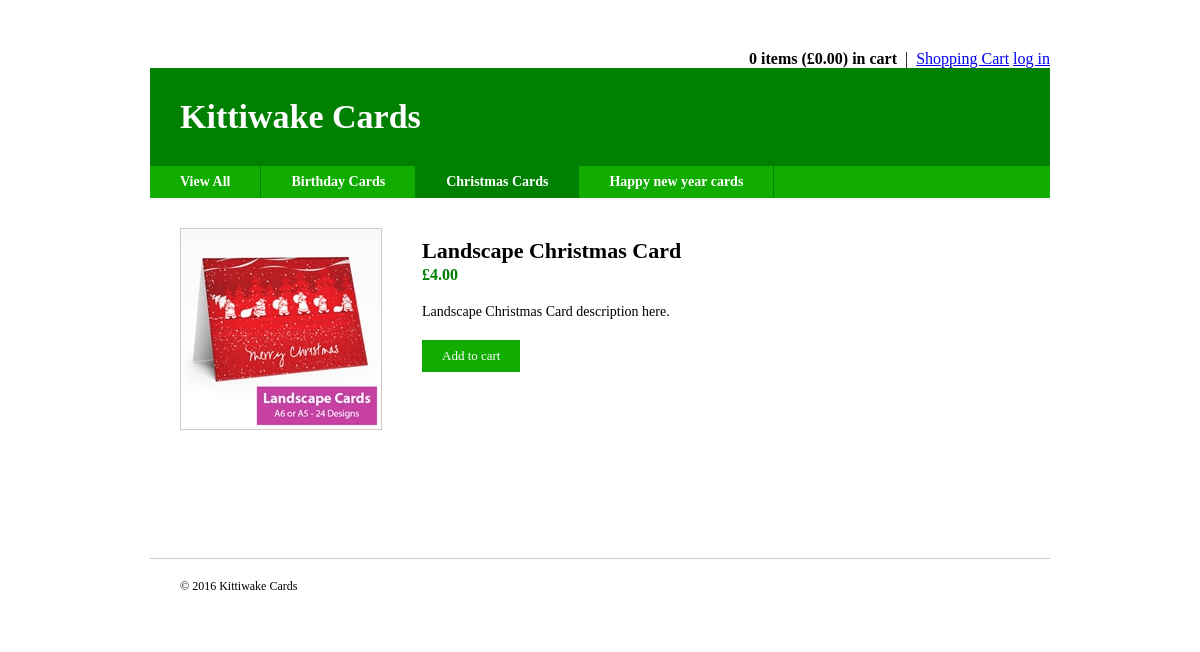
The app's page /product.php?id=3 with its own data.
### tables this page shows
CREATE TABLE IF NOT EXISTS `tbl_categories` (
  `id` int(11) NOT NULL AUTO_INCREMENT,
  `name` varchar(32) NOT NULL,
  PRIMARY KEY (`id`)
);

CREATE TABLE IF NOT EXISTS `tbl_products` (
  `id` int(11) NOT NULL AUTO_INCREMENT,
  `category_id` int(11) NOT NULL,
  `name` varchar(32) NOT NULL,
  `description` text NOT NULL,
  `price` decimal(10,2) NOT NULL,
  `image` text NOT NULL,
  PRIMARY KEY (`id`)
);

### app/models/m_products.php (called while the page is built, shortened)
<?php
class Products
{
	private $Database;
	private $db_table = 'tbl_products';
	function __construct()
	{
		global $Database;
		$this->Database = $Database;
	}
	public function get($id = NULL)
	{
		$data = array();
		if (is_array($id))
		{
			$items ='';
			foreach ($id as $item)
			{
				if ($items != '')
				{
					$items .=',';
				}
				$items .= $item;
			}
			if ($result = $this->Database->query("SELECT id, name, description, price, image FROM $this->db_table WHERE id IN ($items) ORDER BY name"))
			{
				if ($result->num_rows > 0)
				{
					while ($row = $result->fetch_array())
					{
						$data[]= array(
							'id' => $row['id'],
							'name' => $row['name'],
							'description' => $row['description'],
							'price' => $row['price'],
							'image' => $row['image']
							);
					}
				}
			}
		}
		else if ($id != NULL)
		{
			if ($stmt = $this->Database->prepare("SELECT
			$this->db_table.id,
			$this->db_table.name,
			$this->db_table.description,
			$this->db_table.price,
			$this->db_table.image,
			tbl_categories.name AS category_name
			FROM $this->db_table, tbl_categories
			WHERE $this->db_table.id = ? AND $this->db_table.category_id =
			tbl_categories.id"))
			{
				$stmt->bind_param("i", $id);
				$stmt->execute();
				$stmt->store_result();
				$stmt->bind_result($prod_id, $prod_name, $prod_description, $prod_price, $prod_image, $cat_name);
				$stmt->fetch();
				if ($stmt->num_rows > 0)
				{
					$data = array('id' => $prod_id, 'name' => $prod_name, 'description' => $prod_description, 'price' => $prod_price, 'image' => $prod_image, 'category_name' => $cat_name);
				}
			}
		}
		return $data;
	}
}

### app/init.php (called while the page is built, shortened)
<?php
$server = 'localhost';
$db_username = 'kennyadmin';
$db_password = 'soddit';
$db = 'db_shopping_cart';
$Database = new mysqli($server, $db_username, $db_password, $db);
include('app/models/m_template.php');
include('app/models/m_categories.php');
include('app/models/m_products.php');
$Products = new Products();
?>

### app/models/m_categories.php (the view, shortened to what this page needs)
<?php
class Categories
{
	private $Database;
	private $db_table = 'tbl_categories';
	function __construct()
	{
		global $Database;
		$this->Database = $Database;
	}
	public function get_categories($id = NULL)
	{
		$data = array();
		if ($id != NULL)
		{
			if ($stmt = $this->Database->prepare ("SELECT id, name FROM " . $this->db_table . " WHERE id = ? LIMIT 1"))
			{
				$stmt->bind_param("i", $id);
				$stmt->execute();
				$stmt->store_result();
				$stmt->bind_result($cat_id, $cat_name);
				$stmt->fetch();
				if ($stmt->num_rows > 0)
				{
					$data = array ('id' => $cat_id, 'name' => $cat_name);
				}
				$stmt->close();
			}
		}
		else
		{
			if ($result = $this->Database->query("SELECT * FROM " . $this->db_table . " ORDER BY name"))
			{
				if ($result->num_rows > 0)
				{
					while ($row = $result->fetch_array())
					{
						$data[] = array('id' => $row['id'], 'name' => $row['name']);
					}
				}
			}
		}
		return $data;
	}
	public function create_category_nav($active = NULL)
	{
		$categories = $this->get_categories();
		$data = '<li';
		$data .= '><a href="' . SITE_PATH . '">View All</a></li>';
		if ( ! empty($categories))
		{
			foreach($categories as $category)
			{
				$data .= '<li';
					if (strtolower($active) == strtolower($category['name']))
					{
						$data .= ' class ="active"';
					}
					$data .= '><a href="' . SITE_PATH . 'index.php?id=' . $category['id'] . '">' . $category['name'] . '</a></li>';
			}
		}
		return $data;
	}
}

### app/models/m_template.php (shortened to what this page needs)
<?php
class Template
{
	private $data;
	public function set_data($name, $value, $clean = FALSE)
	{
		if ($clean == TRUE)
		{
			$this->data[$name] = htmlentities($value, ENT_QUOTES);
		}
		else
		{
			$this->data[$name] = $value;
		}
	}
	public function get_data($name, $echo = TRUE)
	{
		if (isset($this->data[$name]))
		{
			if ($echo)
			{
				echo $this->data[$name];
			}
			else
			{
				return $this->data[$name];
			}
		}
		return '';
	}
}

### resources/css/style.css (style rules this page uses)
body { margin: 0; padding: 20px; background: white; }
.nav li { float: left; border-right: 1px solid green; }
.nav a { display: block; padding: 8px 30px; color: white; text-decoration: none; font-size: 14px; font-weight: bold; }
.nav li.active a { background: green; }

### records on screen
tbl_categories: name "Birthday Cards"
tbl_categories: name "Christmas Cards"
tbl_categories: name "Happy new year cards"
tbl_products: name "Landscape Christmas Card 4.00 Landscape Christmas Card description here."

### other values on screen
$items "0"
$price "0.00"
SITE_NAME "Kittiwake Cards"
